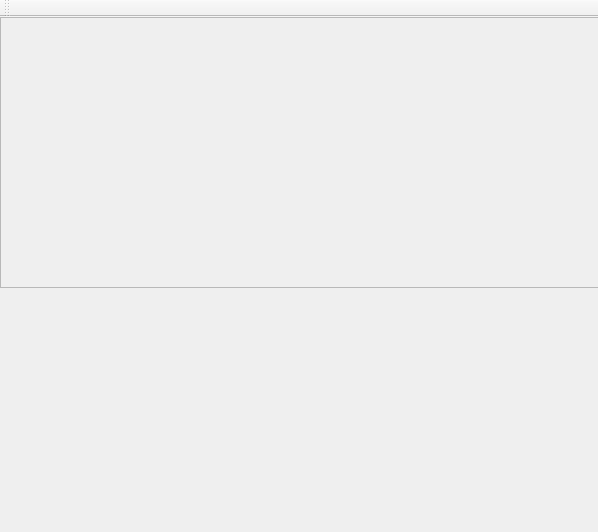
<?xml version="1.0" encoding="UTF-8"?>
<ui version="4.0">
 <class>MainWindow</class>
 <widget class="QMainWindow" name="MainWindow">
  <property name="geometry">
   <rect>
    <x>0</x>
    <y>0</y>
    <width>598</width>
    <height>532</height>
   </rect>
  </property>
  <property name="windowTitle">
   <string>MainWindow</string>
  </property>
  <widget class="QWidget" name="centralWidget">
   <widget class="QFrame" name="frame">
    <property name="geometry">
     <rect>
      <x>0</x>
      <y>0</y>
      <width>601</width>
      <height>271</height>
     </rect>
    </property>
    <property name="frameShape">
     <enum>QFrame::StyledPanel</enum>
    </property>
    <property name="frameShadow">
     <enum>QFrame::Raised</enum>
    </property>
    <widget class="QGrafica" name="customPlot" native="true">
     <property name="geometry">
      <rect>
       <x>20</x>
       <y>20</y>
       <width>561</width>
       <height>341</height>
      </rect>
     </property>
    </widget>
   </widget>
  </widget>
  <widget class="QToolBar" name="mainToolBar">
   <attribute name="toolBarArea">
    <enum>TopToolBarArea</enum>
   </attribute>
   <attribute name="toolBarBreak">
    <bool>false</bool>
   </attribute>
  </widget>
  <action name="actionAbrir">
   <property name="text">
    <string>Abrir</string>
   </property>
  </action>
  <action name="actionGuardar">
   <property name="text">
    <string>Guardar</string>
   </property>
  </action>
  <action name="actionHistograma">
   <property name="text">
    <string>Histograma</string>
   </property>
  </action>
  <action name="actionDuplicar">
   <property name="text">
    <string>Duplicar</string>
   </property>
  </action>
 </widget>
 <layoutdefault spacing="6" margin="11"/>
 <customwidgets>
  <customwidget>
   <class>QGrafica</class>
   <extends>QWidget</extends>
   <header>qgrafica.h</header>
   <container>1</container>
  </customwidget>
 </customwidgets>
 <resources/>
 <connections/>
</ui>
